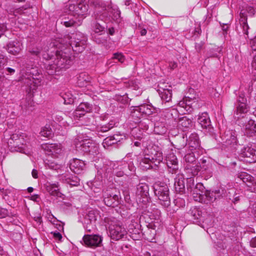
#> input picture 7.tiff, 256 x 256 px, found by its file name
$ jupyter execute Vahadane.ipynb
#> lines starting #> are read from the running program, lines starting #| are printed output that depends on the picture; after the words box and inside, x2 and y2 are one past the last pixel; in counts of white or black regions, pixels touching at a corner belong together
<a href="https://colab.research.google.com/github/pegahsalehi/Stain-to_Stain-Translation/blob/master/Vahadane.ipynb" target="_parent"></a>

[cell 1]
from google.colab import drive
drive.mount('/content/drive')

[cell 2]
import spams
import numpy as np

def get_stain_matrix(I, threshold=0.8, lamda=0.1):
    """
    Get 2x3 stain matrix. First row H and second row E
    :param I:
    :param threshold:
    :param lamda:
    :return:
    """
    mask = notwhite_mask(I, thresh=threshold).reshape((-1,))
    OD = RGB_to_OD(I).reshape((-1, 3))
    OD = OD[mask]
    dictionary = spams.trainDL(OD.T, K=2, lambda1=lamda, mode=2, modeD=0, posAlpha=True, posD=True, verbose=False).T
    if dictionary[0, 0] < dictionary[1, 0]:
        dictionary = dictionary[[1, 0], :]
    dictionary = normalize_rows(dictionary)
    return dictionary

##########################

class normalizer(object):
    """
    A stain normalization object
    """

    def __init__(self):
        self.stain_matrix_target = None

    def fit(self, target):
        target = standardize_brightness(target)
        self.stain_matrix_target = get_stain_matrix(target)

    def target_stains(self):
        return OD_to_RGB(self.stain_matrix_target)

    # [15 lines left out: functions transform, hematoxylin, not called in this run]

[cell 3]
import numpy as np
import cv2 as cv
import spams
import matplotlib.pyplot as plt

def read_image(path):
    """
    Read an image to RGB uint8
    :param path:
    :return:
    """
#> called with path = 'drive/My Drive/7.tiff'
    im = cv.imread(path)
#> im is the input picture: shape (256, 256, 3); mean B, G, R 164, 100.1, 192.7
    im = cv.cvtColor(im, cv.COLOR_BGR2RGB)
    return im

# [80 lines left out: functions show_colors, show, build_stack, patch_grid, not called in this run]

def standardize_brightness(I):
    """

    :param I:
    :return:
    """
    p = np.percentile(I, 90)
#> p = 222
    return np.clip(I * 255.0 / p, 0, 255).astype(np.uint8)
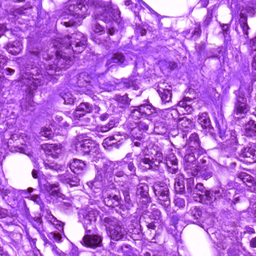
#> returned value: shape (256, 256, 3); mean of channels 0, 1, 2 218.4, 114.4, 187.5; drawn as B, G, R


def remove_zeros(I):
    """
    Remove zeros, replace with 1's.
    :param I: uint8 array
    :return:
    """
    mask = (I == 0)
    I[mask] = 1
    return I


def RGB_to_OD(I):
    """
    Convert from RGB to optical density
    :param I:
    :return:
    """
    I = remove_zeros(I)
    return -1 * np.log(I / 255)


# [16 lines left out: functions OD_to_RGB, normalize_rows, not called in this run]

def notwhite_mask(I, thresh=0.8):
    """
    Get a binary mask where true denotes 'not white'
    :param I:
    :param thresh:
    :return:
    """
#> called with thresh = 0.8
    I_LAB = cv.cvtColor(I, cv.COLOR_RGB2LAB)
#> I_LAB: shape (256, 256, 3); mean of channels 0, 1, 2 160.4, 177, 109
    L = I_LAB[:, :, 0] / 255.0
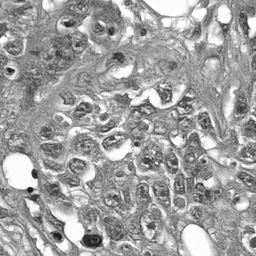
#> L: shape (256, 256) float64; min 0.0824, max 1, mean 0.629
    return (L < thresh)
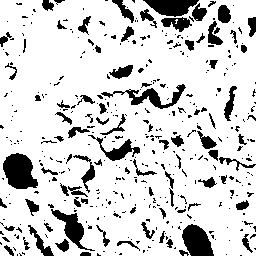
#> returned value: shape (256, 256) bool; 83% white; 415 black regions (326 under 20 px), largest, box (x1, y1, x2, y2) and area: (3, 153, 38, 189) 900, (182, 224, 214, 256) 714, (143, 0, 199, 17) 616


# [22 lines left out: functions sign, get_concentrations, not called in this run]

[cell 4]
import time, errno, cv2, os
from glob import glob
import numpy as np
import matplotlib.pyplot as plt
import datetime

exp_name = ""
media_url = "drive/My Drive/patches"
path_h = "drive/My Drive/"

i1 = read_image(path_h + "7.tiff")

def assure_path_exists(path):
    dir = os.path.dirname(path)
    if not os.path.exists(dir):
        try:
            os.makedirs(dir)
        except OSError as e:
            if e.errno != errno.EEXIS:
                raise

def transform_imgs(dir, output_dir, normalizer=''):
    pattern = "*.tiff"
    images = []
    # read directory of images
    for _, _, _ in os.walk(dir):
        images.extend(glob(os.path.join(dir, pattern)))
    # print(len(images))
    images.sort()
    # images = images[0:2]

    for counter, img in enumerate(images):
        img_name = (img.split('/')[-1])
        transformed_img = normalizer.transform(read_image(img))
        cv2.imwrite(output_dir + str(img_name), cv2.cvtColor(transformed_img, cv2.COLOR_RGB2BGR))


# start working here
print(exp_name)
input_dir = media_url + "/Unorm/"
output_dir = media_url + "/Vahadane/"

assure_path_exists(output_dir)
print(output_dir)

start_time = time.time()
start_time_p = datetime.datetime.now()

n = normalizer()
n.fit(i1)
#> in remove_zeros, `mask = (I == 0)`: mask: shape (256, 256, 3) bool; every value is 0
#> in RGB_to_OD, `return -1 * np.log(I / 255)`:
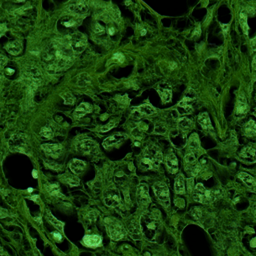
#> returned value: shape (256, 256, 3) float64; mean of channels 0, 1, 2 0.171, 0.932, 0.334; drawn with min black and max white
#> (the call stopped at in get_stain_matrix, `dictionary = spams.trainDL(OD.T, K=2, lambda1=lamda, mode=2, modeD=0, ..`: spams is not available in this run)
transform_imgs(input_dir, output_dir, n)
